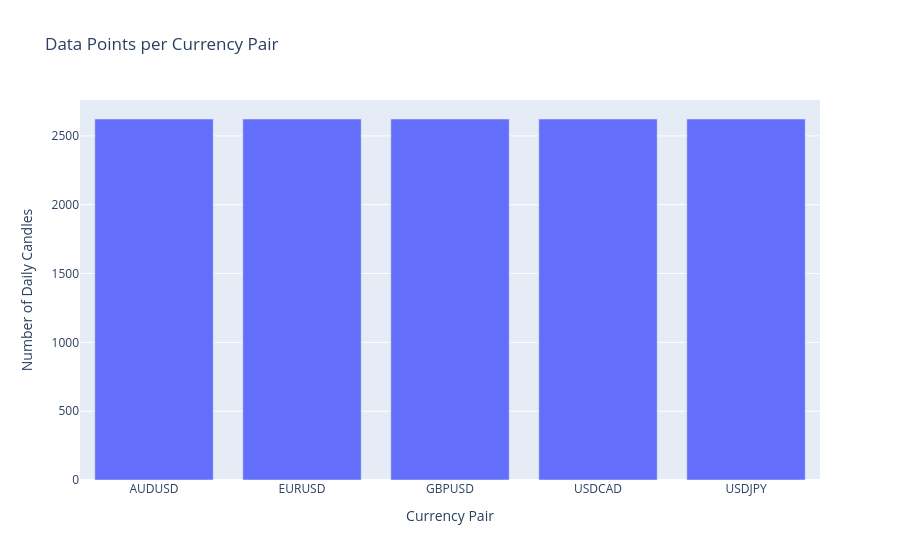

Notebook cell for this chart:
### Code cell
# Data points per currency pair
print('=== DATA POINTS PER PAIR ===')
pair_counts = forex_df.groupby('Pair').size()
print(pair_counts)

# Visualize
fig = px.bar(x=pair_counts.index, y=pair_counts.values, 
             title='Data Points per Currency Pair',
             labels={'x': 'Currency Pair', 'y': 'Number of Daily Candles'})
fig.show()

### Figure 1 — Plotly figure (JSON) as saved in the notebook; plotly's stock layout.template omitted (floating-point values rounded to 4 significant figures)
{"data": [{"alignmentgroup": "True", "hovertemplate": "Currency Pair=%{x}<br>Number of Daily Candles=%{y}<extra></extra>", "legendgroup": "", "marker": {"color": "#636efa", "pattern": {"shape": ""}}, "name": "", "offsetgroup": "", "orientation": "v", "showlegend": false, "textposition": "auto", "type": "bar", "x": ["AUDUSD", "EURUSD", "GBPUSD", "USDCAD", "USDJPY"], "xaxis": "x", "y": [2623, 2623, 2623, 2623, 2623], "yaxis": "y"}], "layout": {"barmode": "relative", "legend": {"tracegroupgap": 0}, "title": {"text": "Data Points per Currency Pair"}, "xaxis": {"anchor": "y", "domain": [0, 1], "title": {"text": "Currency Pair"}}, "yaxis": {"anchor": "x", "domain": [0, 1], "title": {"text": "Number of Daily Candles"}}}}
